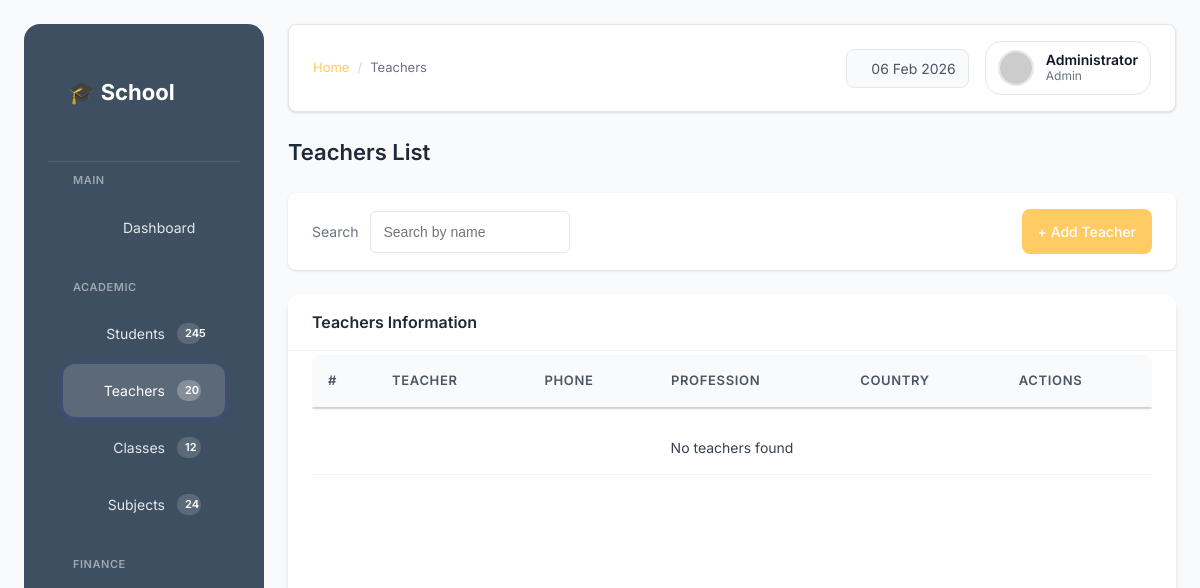
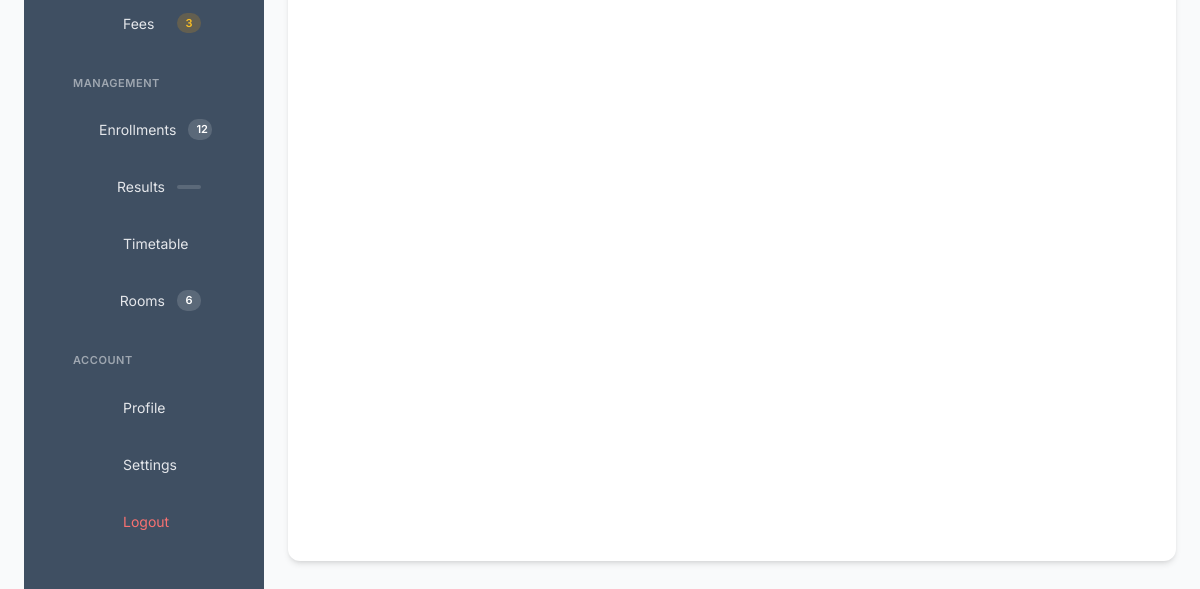
/teachers (signed in), run on an earlier commit of the app's database (2 pictures, top to bottom).
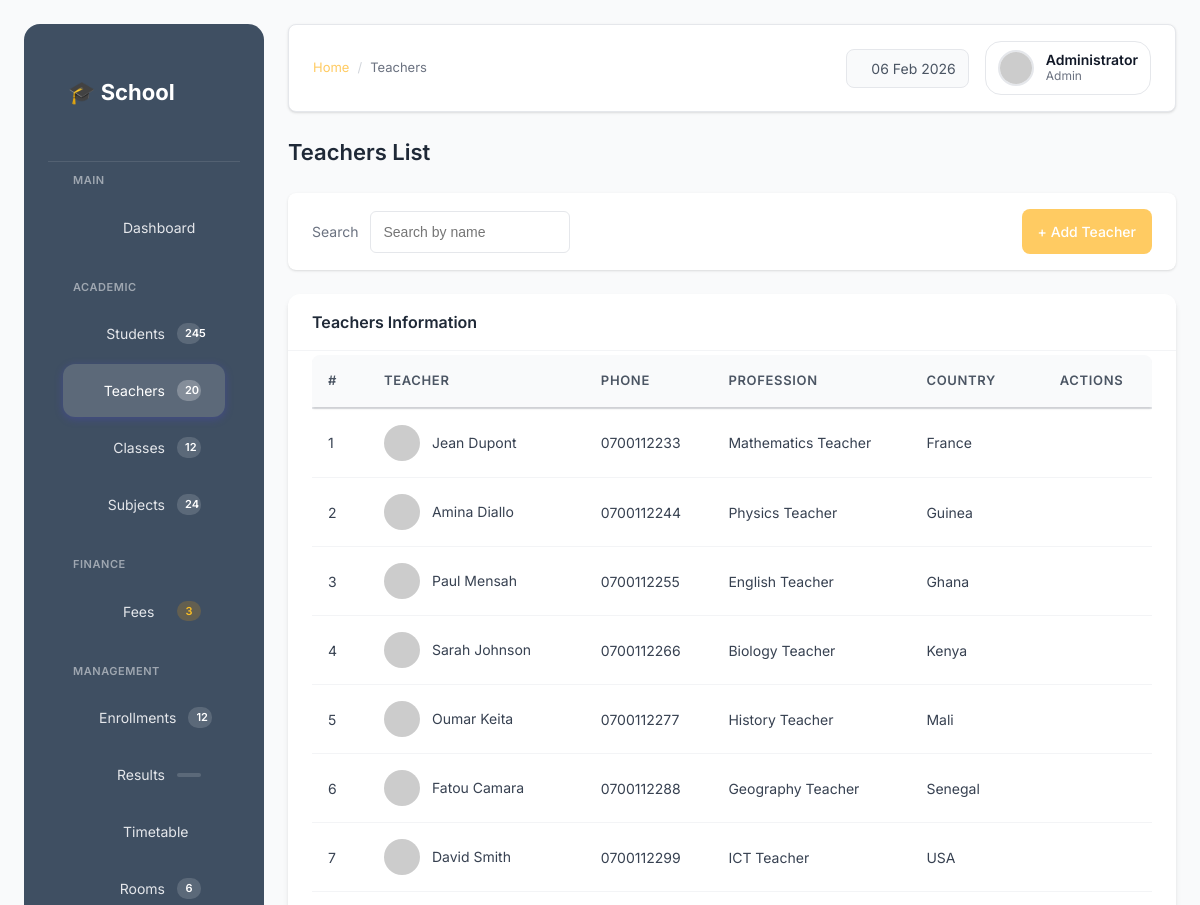
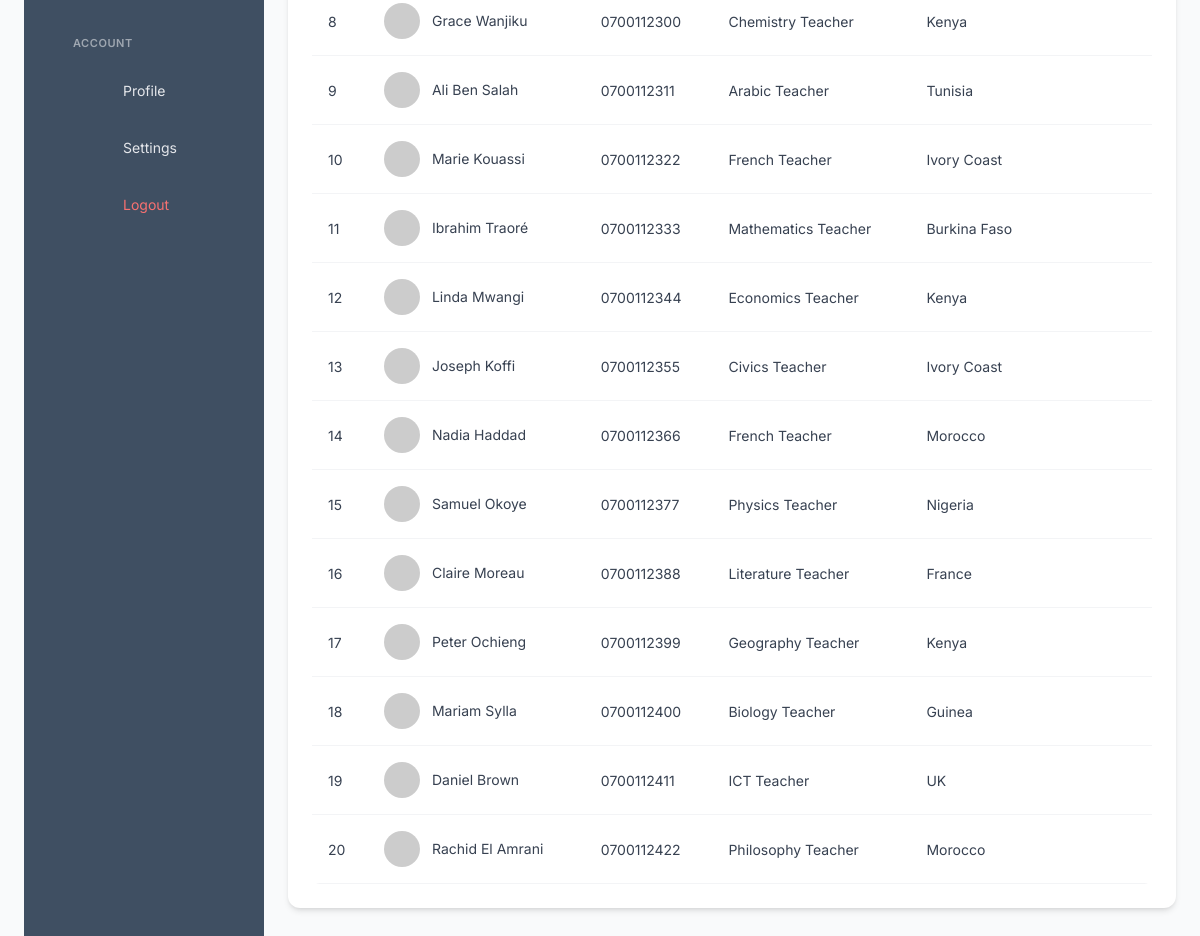
And on a later commit of the database (2 pictures, top to bottom).
### tables this page shows
CREATE TABLE teachers (
    id INTEGER PRIMARY KEY AUTOINCREMENT,
    first_name TEXT NOT NULL,
    last_name TEXT NOT NULL,
    phone TEXT,
    profession TEXT,
    diploma TEXT,
    country TEXT,
    photo TEXT
);

### app.py (the view)
@app.route("/teachers")
@login_required
def teachers():
    conn = get_db_connection()
    teachers = conn.execute("SELECT * FROM teachers").fetchall()
    conn.close()
    return render_template("teachers.html",
                         teachers=teachers,
                         page_title="Teachers",
                         page_heading="Teachers")

### app.py (called while the page is built)
def get_db_connection():
    conn = sqlite3.connect(DB_PATH)
    conn.row_factory = sqlite3.Row
    return conn

def login_required(f):
    @wraps(f)
    def decorated_function(*args, **kwargs):
        if not session.get("admin_logged_in"):
            return redirect(url_for("login"))
        return f(*args, **kwargs)
    return decorated_function

@app.context_processor
def inject_date():
    return {"current_date": datetime.now().strftime("%d %b %Y")}

### templates/teachers.html (shortened to what this page needs)
{% extends "base.html" %}
{% block breadcrumb %}Teachers{% endblock %}
{% block content %}
<div class="page-header">
    <h2>Teachers List</h2>
</div>
<div class="filter-bar">
    <div class="filter-group">
        <label>Search</label>
        <input type="text" placeholder="Search by name">
    </div>
    <a href="{{ url_for('add_teacher') }}" class="btn btn-primary">
        + Add Teacher
    </a>
</div>
<div class="card">
    <div class="card-header">
        Teachers Information
    </div>
    <div class="card-body">
        <div class="table-container">
        <table class="table">
            <thead>
                <tr>
                    <th>#</th>
                    <th>Teacher</th>
                    <th>Phone</th>
                    <th>Profession</th>
                    <th>Country</th>
                    <th class="text-right">Actions</th>
                </tr>
            </thead>
            <tbody>
                {% for teacher in teachers %}
                <tr>
                    <td>{{ teacher.id }}</td>
                    <td class="user-cell">
                        <img src="https://i.pravatar.cc/40?u={{ teacher.id }}"
                             alt="{{ teacher.first_name }} {{ teacher.last_name }}">
                        <span>{{ teacher.first_name }} {{ teacher.last_name }}</span>
                    </td>
                    <td>{{ teacher.phone }}</td>
                    <td>{{ teacher.profession }}</td>
                    <td>{{ teacher.country }}</td>
                    <td class="action-icons">
                        <a href="{{ url_for('edit_teacher', id=teacher.id) }}"
                           class="edit" title="Edit">
                        </a>
                        <a href="{{ url_for('delete_teacher', id=teacher.id) }}"
                           class="delete"
                           onclick="return confirm('Are you sure you want to delete this teacher?');"
                           title="Delete">
                        </a>
                    </td>
                </tr>
                {% else %}
                <tr>
                    <td colspan="6" class="empty-state">
                        <p>No teachers found</p>
                    </td>
                </tr>
                {% endfor %}
            </tbody>
        </table>
    </div>
</div>
{% endblock %}

What changed in the data, as far as the page shows it:
added teachers: id "1", first_name "Jean", last_name "Dupont", phone "0700112233", profession "Mathematics Teacher", country "France"
added teachers: id "2", first_name "Amina", last_name "Diallo", phone "0700112244", profession "Physics Teacher", country "Guinea"
added teachers: id "3", first_name "Paul", last_name "Mensah", phone "0700112255", profession "English Teacher", country "Ghana"
added teachers: id "4", first_name "Sarah", last_name "Johnson", phone "0700112266", profession "Biology Teacher", country "Kenya"
added teachers: id "5", first_name "Oumar", last_name "Keita", phone "0700112277", profession "History Teacher", country "Mali"
added teachers: id "6", first_name "Fatou", last_name "Camara", phone "0700112288", profession "Geography Teacher", country "Senegal"
added teachers: id "7", first_name "David", last_name "Smith", phone "0700112299", profession "ICT Teacher", country "USA"
added teachers: id "8", first_name "Grace", last_name "Wanjiku", phone "0700112300", profession "Chemistry Teacher", country "Kenya"
added teachers: id "9", first_name "Ali", last_name "Ben Salah", phone "0700112311", profession "Arabic Teacher", country "Tunisia"
added teachers: id "10", first_name "Marie", last_name "Kouassi", phone "0700112322", profession "French Teacher", country "Ivory Coast"
added teachers: id "11", first_name "Ibrahim", last_name "Traoré", phone "0700112333", profession "Mathematics Teacher", country "Burkina Faso"
added teachers: id "12", first_name "Linda", last_name "Mwangi", phone "0700112344", profession "Economics Teacher", country "Kenya"
added teachers: id "13", first_name "Joseph", last_name "Koffi", phone "0700112355", profession "Civics Teacher", country "Ivory Coast"
added teachers: id "14", first_name "Nadia", last_name "Haddad", phone "0700112366", profession "French Teacher", country "Morocco"
added teachers: id "15", first_name "Samuel", last_name "Okoye", phone "0700112377", profession "Physics Teacher", country "Nigeria"
added teachers: id "16", first_name "Claire", last_name "Moreau", phone "0700112388", profession "Literature Teacher", country "France"
added teachers: id "17", first_name "Peter", last_name "Ochieng", phone "0700112399", profession "Geography Teacher", country "Kenya"
added teachers: id "18", first_name "Mariam", last_name "Sylla", phone "0700112400", profession "Biology Teacher", country "Guinea"
added teachers: id "19", first_name "Daniel", last_name "Brown", phone "0700112411", profession "ICT Teacher", country "UK"
added teachers: id "20", first_name "Rachid", last_name "El Amrani", phone "0700112422", profession "Philosophy Teacher", country "Morocco"
Also different on the page:
text no longer shown: "No teachers found"
